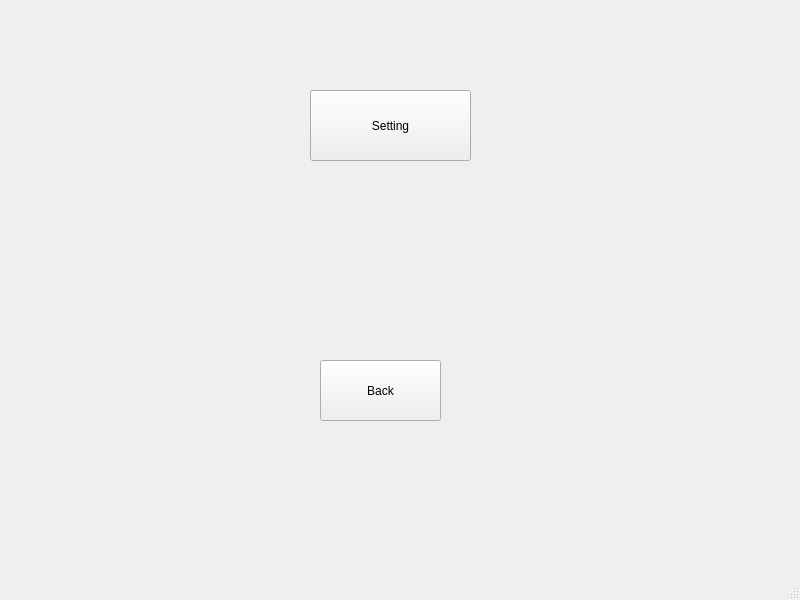
<?xml version="1.0" encoding="UTF-8"?>
<ui version="4.0">
 <class>MainWindow3</class>
 <widget class="QMainWindow" name="MainWindow3">
  <property name="geometry">
   <rect>
    <x>0</x>
    <y>0</y>
    <width>800</width>
    <height>600</height>
   </rect>
  </property>
  <property name="windowTitle">
   <string>MainWindow</string>
  </property>
  <property name="styleSheet">
   <string notr="true">border-image:url(:/C:/Users/tongjiweijing/Desktop/Bg2.jpg)</string>
  </property>
  <widget class="QWidget" name="centralwidget">
   <widget class="QPushButton" name="pushButton">
    <property name="geometry">
     <rect>
      <x>310</x>
      <y>90</y>
      <width>161</width>
      <height>71</height>
     </rect>
    </property>
    <property name="styleSheet">
     <string notr="true">border-image: \*url();
font: 25 italic 28pt &quot;Segoe UI Light&quot;;</string>
    </property>
    <property name="text">
     <string>Setting</string>
    </property>
   </widget>
   <widget class="QPushButton" name="pushButton_2">
    <property name="geometry">
     <rect>
      <x>320</x>
      <y>360</y>
      <width>121</width>
      <height>61</height>
     </rect>
    </property>
    <property name="styleSheet">
     <string notr="true">border-image: \*url();
font: 25 italic 28pt &quot;Segoe UI Light&quot;;</string>
    </property>
    <property name="text">
     <string>Back</string>
    </property>
   </widget>
  </widget>
  <widget class="QMenuBar" name="menubar">
   <property name="geometry">
    <rect>
     <x>0</x>
     <y>0</y>
     <width>800</width>
     <height>26</height>
    </rect>
   </property>
  </widget>
  <widget class="QStatusBar" name="statusbar"/>
 </widget>
 <resources/>
 <connections/>
</ui>
